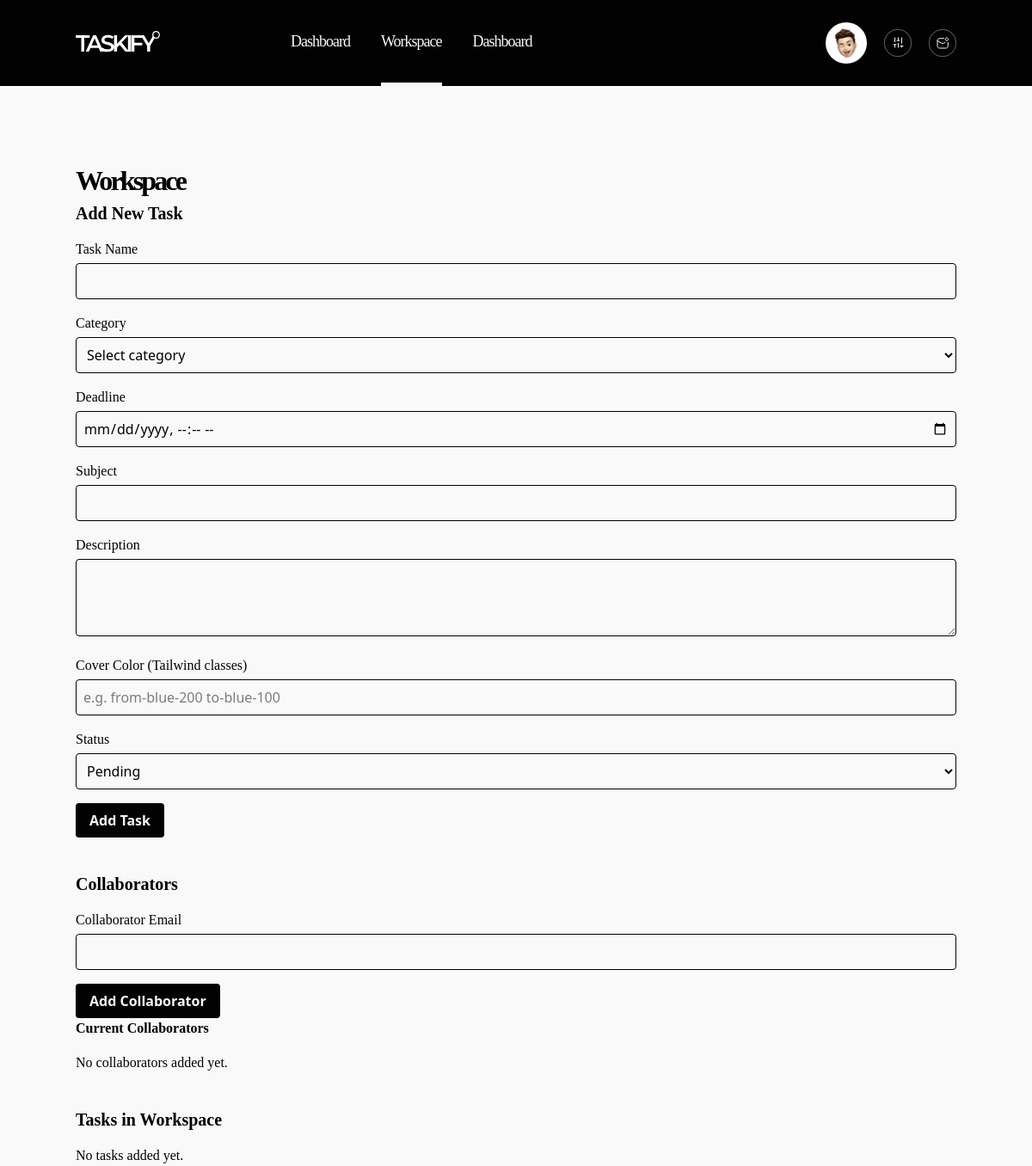
Page /frontend/workspace.php (signed in) on the earlier database version.
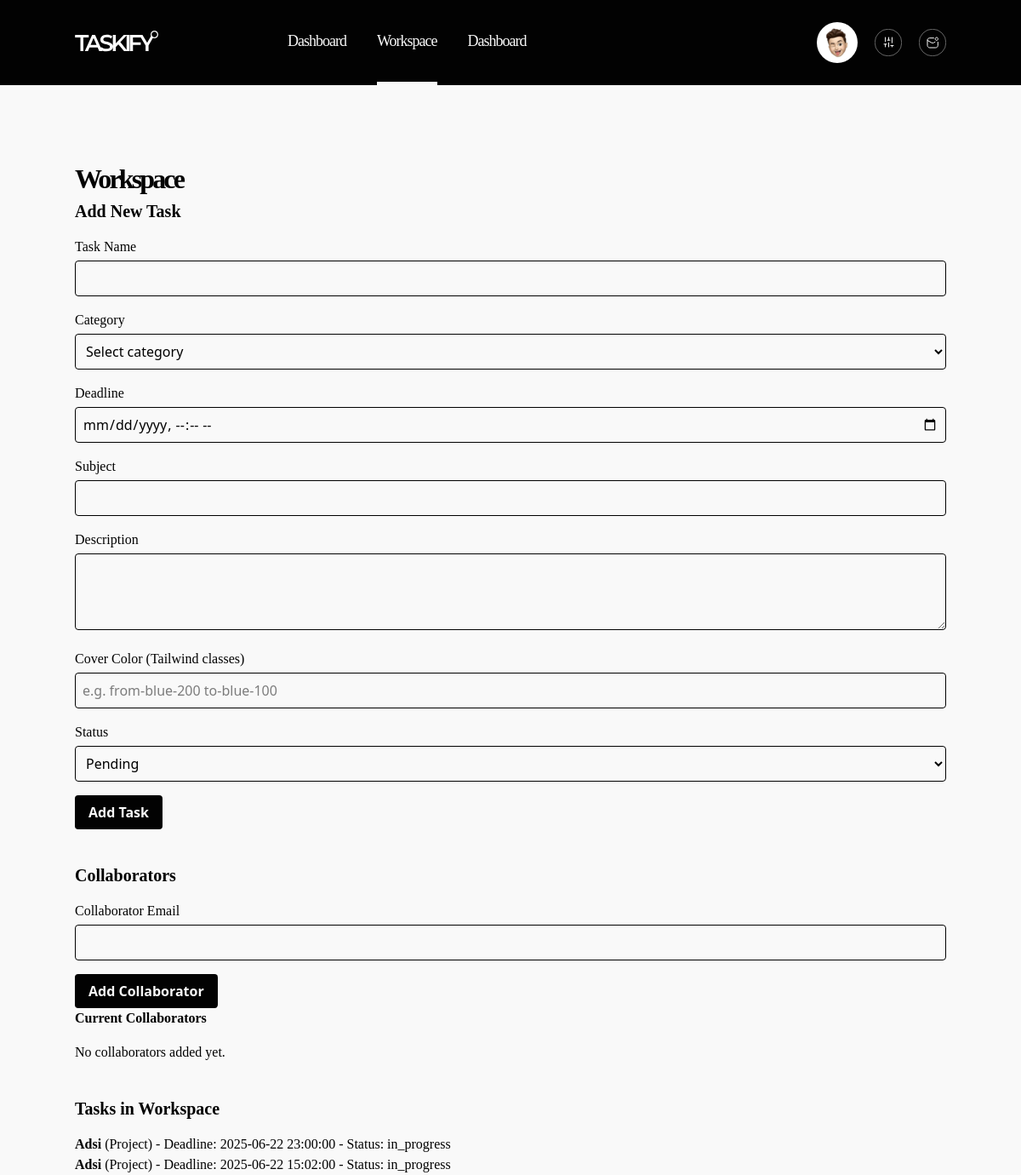
Same page on the later database version.
### tables this page shows
CREATE TABLE `tasks` (
  `id_task` int NOT NULL,
  `id_user` int NOT NULL,
  `task_name` varchar(100) NOT NULL,
  `category` varchar(50) DEFAULT NULL,
  `deadline` datetime DEFAULT NULL,
  `subject` varchar(100) DEFAULT NULL,
  `cover_color` varchar(20) DEFAULT NULL,
  `status` enum('pending','in_progress','completed') DEFAULT 'pending',
  `description` text,
  `created_at` timestamp NULL DEFAULT CURRENT_TIMESTAMP
);

### frontend/workspace.php (the view, shortened to what this page needs)
<?php
include '../backend/db.php';
$id_user = $_SESSION['id_user'];
$stmt = $conn->prepare("SELECT * FROM tasks WHERE id_user = ?");
$stmt->bind_param("i", $id_user);
$stmt->execute();
$tasks_result = $stmt->get_result();
$tasks = [];
while ($row = $tasks_result->fetch_assoc()) {
    $tasks[] = $row;
}
$collaborators = [];
?>
<!DOCTYPE html>
<html>
<head>
    <link href="../src/style.css" rel="stylesheet" />
</head>
<body class="bg-primary">
    <nav class="h-[100px] bg-accent">
        <div class="container mx-auto flex justify-between">
            <div class="h-[100px] flex items-center">
                <img src="../src/asset/icon/logo-white.svg" alt="logo" />
                <ul class="ml-[152px] flex font-mont text-[18px] font-light tracking-[-1px] text-primary gap-9 h-[100px]">
                    <li class="flex items-center border-b-4 border-accent hover:border-shade transition-all duration-300"><a href="dashboard.php">Dashboard</a></li>
                    <li class="flex items-center border-b-4 border-primary"><a href="workspace.php">Workspace</a></li>
                    <li class="flex items-center border-b-4 border-accent hover:border-shade transition-all duration-300"><a href="dashboard.php">Dashboard</a></li>
                </ul>
            </div>
            <div class="flex items-center">
                <ul class="flex gap-5 hh-[100px] items-center">
                    <li><button class="flex items-center"><img src="../src/asset/icon/profile.svg" alt="" /></button></li>
                    <li><a href="setting.php"><img src="../src/asset/icon/setting.svg" alt="" /></a></li>
                    <li><button class="flex items-center"><img src="../src/asset/icon/notif.svg" alt="" /></button></li>
                </ul>
            </div>
        </div>
    </nav>
    <main class="container mx-auto mt-[86px]">
        <h1 class="font-mont font-semibold tracking-[-2.88px] text-[32px] text-accent mb-6">Workspace</h1>
        <section class="mb-10">
            <h2 class="font-mont font-semibold text-xl mb-4">Add New Task</h2>
            <form method="POST" action="workspace.php" class="space-y-4 max-w-lg">
                <div>
                    <label class="block font-mont text-accent mb-1" for="task_name">Task Name</label>
                    <input type="text" id="task_name" name="task_name" required class="w-full p-2 rounded border" />
                </div>
                <div>
                    <label class="block font-mont text-accent mb-1" for="category">Category</label>
                    <select id="category" name="category" required class="w-full p-2 rounded border">
                        <option value="">Select category</option>
                    </select>
                </div>
                <div>
                    <label class="block font-mont text-accent mb-1" for="deadline">Deadline</label>
                    <input type="datetime-local" id="deadline" name="deadline" class="w-full p-2 rounded border" />
                </div>
                <div>
                    <label class="block font-mont text-accent mb-1" for="subject">Subject</label>
                    <input type="text" id="subject" name="subject" class="w-full p-2 rounded border" />
                </div>
                <div>
                    <label class="block font-mont text-accent mb-1" for="description">Description</label>
                    <textarea id="description" name="description" rows="3" class="w-full p-2 rounded border"></textarea>
                </div>
                <div>
                    <label class="block font-mont text-accent mb-1" for="cover_color">Cover Color (Tailwind classes)</label>
                    <input type="text" id="cover_color" name="cover_color" placeholder="e.g. from-blue-200 to-blue-100" class="w-full p-2 rounded border" />
                </div>
                <div>
                    <label class="block font-mont text-accent mb-1" for="status">Status</label>
                    <select id="status" name="status" class="w-full p-2 rounded border">
                        <option value="pending" selected>Pending</option>
                    </select>
                </div>
                <button type="submit" class="bg-accent text-primary px-4 py-2 rounded font-semibold">Add Task</button>
            </form>
        </section>
        <section class="mb-10">
            <h2 class="font-mont font-semibold text-xl mb-4">Collaborators</h2>
            <form method="POST" action="workspace.php" class="max-w-lg space-y-4">
                <div>
                    <label class="block font-mont text-accent mb-1" for="collab_email">Collaborator Email</label>
                    <input type="email" id="collab_email" name="collab_email" required class="w-full p-2 rounded border" />
                </div>
                <button type="submit" class="bg-accent text-primary px-4 py-2 rounded font-semibold">Add Collaborator</button>
            </form>
            <h3 class="font-mont font-semibold mt-8 mb-4">Current Collaborators</h3>
            <?php if (count($collaborators) === 0): ?>
                <p class="text-accent font-mont">No collaborators added yet.</p>
            <?php endif; ?>
        </section>
        <section>
            <h2 class="font-mont font-semibold text-xl mb-4">Tasks in Workspace</h2>
            <?php if (count($tasks) === 0): ?>
                <p class="text-accent font-mont">No tasks added yet.</p>
            <?php else: ?>
                <ul class="list-disc list-inside font-mont text-accent">
                    <?php foreach ($tasks as $task): ?>
                        <li>
                            <strong><?php echo htmlspecialchars($task['task_name']); ?></strong>
                            (<?php echo htmlspecialchars($task['category']); ?>)
                            - Deadline: <?php echo htmlspecialchars($task['deadline']); ?>
                            - Status: <?php echo htmlspecialchars($task['status']); ?>
                        </li>
                    <?php endforeach; ?>
                </ul>
            <?php endif; ?>
        </section>
    </main>
</body>
</html>

Differences in the rows shown:
added tasks: task_name "Adsi", category "Project", deadline "2025-06-22 23:00:00", status "in_progress"
added tasks: task_name "Adsi", category "Project", deadline "2025-06-22 15:02:00", status "in_progress"
Other differences:
text no longer shown: "No tasks added yet."
